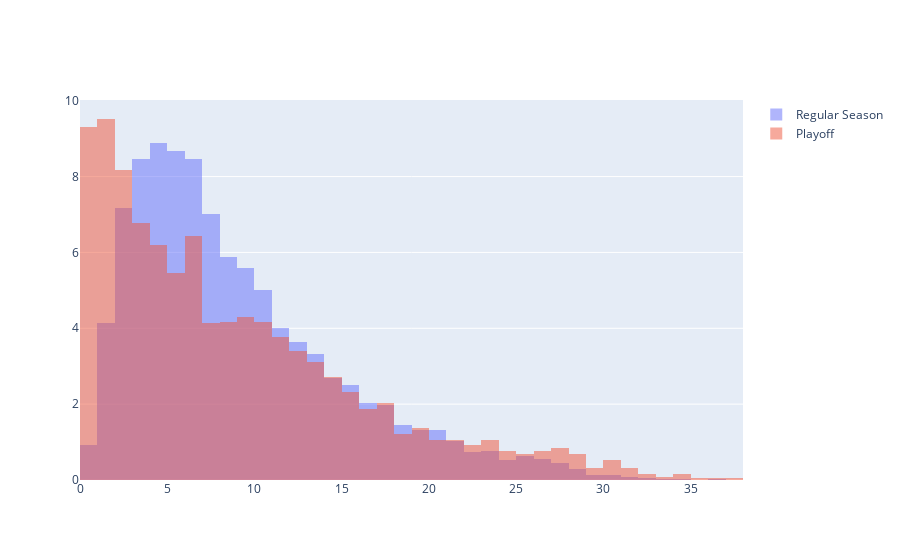

The code cell stored with this chart in its notebook:
### Code cell
#VE BIEU DO HISTOGRAM DUA TREN DU LIEU TU HIST_DATA
fig = go.Figure()
fig.add_trace(go.Histogram(x=hist_data(data_regular_season,50,5), histnorm='percent',\
                            name='Regular Season', xbins={'start': 0, 'end': 38, 'size': 1}))
fig.add_trace(go.Histogram(x=hist_data(data_playoff,5,1), histnorm='percent',\
                            name='Playoff', xbins={'start': 0, 'end': 38, 'size': 1}))

fig.update_layout(barmode='overlay')
fig.update_traces(opacity=0.5)

fig.show()

### Figure 1 — Plotly figure (JSON) as saved in the notebook; plotly's stock layout.template omitted (floating-point values rounded to 4 significant figures; data arrays with more than 128 entries replaced by an {"elided": "..."} marker saying what was removed)
{"data": [{"histnorm": "percent", "name": "Regular Season", "opacity": 0.5, "type": "histogram", "x": {"elided": "5722 float values"}, "xbins": {"end": 38, "size": 1, "start": 0}}, {"histnorm": "percent", "name": "Playoff", "opacity": 0.5, "type": "histogram", "x": {"elided": "2469 float values"}, "xbins": {"end": 38, "size": 1, "start": 0}}], "layout": {"barmode": "overlay"}}
